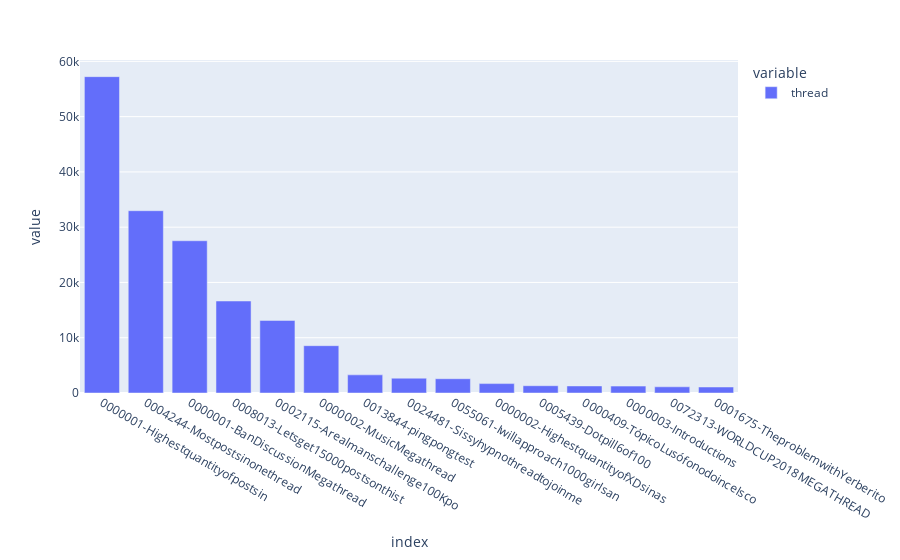

Source (notebook cell):
### Code cell
pd.options.plotting.backend = 'plotly'
data.thread.value_counts()[:15].plot.bar()

### Figure 1 — Plotly figure (JSON) as saved in the notebook; plotly's stock layout.template omitted (floating-point values rounded to 4 significant figures)
{"data": [{"alignmentgroup": "True", "hovertemplate": "variable=thread<br>index=%{x}<br>value=%{y}<extra></extra>", "legendgroup": "thread", "marker": {"color": "#636efa", "pattern": {"shape": ""}}, "name": "thread", "offsetgroup": "thread", "orientation": "v", "showlegend": true, "textposition": "auto", "type": "bar", "x": ["0000001-Highestquantityofpostsin", "0004244-Mostpostsinonethread", "0000001-BanDiscussionMegathread", "0008013-Letsget15000postsonthist", "0002115-Arealmanschallenge100Kpo", "0000002-MusicMegathread", "0013844-pingpongtest", "0024481-Sissyhypnothreadtojoinme", "0055061-Iwillapproach1000girlsan", "0000002-HighestquantityofXDsinas", "0005439-Dotpill6of100", "0000409-TópicoLusófonodoincelsco", "0000003-Introductions", "0072313-WORLDCUP2018MEGATHREAD", "0001675-TheproblemwithYerberito"], "xaxis": "x", "y": [57234, 32979, 27543, 16642, 13129, 8562, 3280, 2682, 2584, 1701, 1318, 1275, 1247, 1121, 1083], "yaxis": "y"}], "layout": {"autosize": true, "barmode": "relative", "legend": {"title": {"text": "variable"}, "tracegroupgap": 0}, "margin": {"t": 60}, "xaxis": {"anchor": "y", "autorange": true, "domain": [0, 1], "range": [-0.5, 14.5], "title": {"text": "index"}, "type": "category"}, "yaxis": {"anchor": "x", "autorange": true, "domain": [0, 1], "range": [0, 60250.0], "title": {"text": "value"}, "type": "linear"}}}
